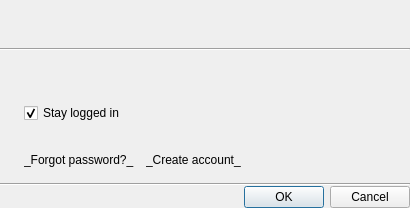
<?xml version="1.0" encoding="UTF-8"?>
<ui version="4.0">
 <class>ConnectToCloudDialog</class>
 <widget class="QDialog" name="ConnectToCloudDialog">
  <property name="geometry">
   <rect>
    <x>0</x>
    <y>0</y>
    <width>410</width>
    <height>208</height>
   </rect>
  </property>
  <property name="windowTitle">
   <string notr="true">&lt;Connect to Nx Cloud&gt;</string>
  </property>
  <layout class="QVBoxLayout" name="verticalLayout">
   <property name="spacing">
    <number>0</number>
   </property>
   <property name="leftMargin">
    <number>0</number>
   </property>
   <property name="topMargin">
    <number>0</number>
   </property>
   <property name="rightMargin">
    <number>0</number>
   </property>
   <property name="bottomMargin">
    <number>0</number>
   </property>
   <item>
    <widget class="QWidget" name="widget" native="true">
     <layout class="QHBoxLayout" name="horizontalLayout_2">
      <item>
       <widget class="QLabel" name="enterCloudAccountLabel">
        <property name="text">
         <string notr="true">&lt;Enter Cloud Account&gt;</string>
        </property>
       </widget>
      </item>
     </layout>
    </widget>
   </item>
   <item>
    <widget class="Line" name="line_2">
     <property name="orientation">
      <enum>Qt::Horizontal</enum>
     </property>
    </widget>
   </item>
   <item>
    <widget class="QWidget" name="credentialsWidget" native="true">
     <property name="sizePolicy">
      <sizepolicy hsizetype="Preferred" vsizetype="Fixed">
       <horstretch>0</horstretch>
       <verstretch>0</verstretch>
      </sizepolicy>
     </property>
     <layout class="QGridLayout" name="gridLayout" columnstretch="0,1">
      <property name="leftMargin">
       <number>16</number>
      </property>
      <property name="topMargin">
       <number>16</number>
      </property>
      <property name="rightMargin">
       <number>16</number>
      </property>
      <property name="bottomMargin">
       <number>16</number>
      </property>
      <property name="spacing">
       <number>8</number>
      </property>
      <item row="1" column="0" colspan="2">
       <widget class="nx::client::desktop::InputField" name="passwordInputField" native="true">
        <property name="minimumSize">
         <size>
          <width>0</width>
          <height>10</height>
         </size>
        </property>
        <property name="focusPolicy">
         <enum>Qt::StrongFocus</enum>
        </property>
       </widget>
      </item>
      <item row="4" column="0">
       <widget class="QWidget" name="spacer" native="true"/>
      </item>
      <item row="3" column="1">
       <widget class="QLabel" name="invalidCredentialsLabel">
        <property name="text">
         <string notr="true">&lt;Incorrect email or password&gt;</string>
        </property>
        <property name="wordWrap">
         <bool>true</bool>
        </property>
        <property name="openExternalLinks">
         <bool>true</bool>
        </property>
       </widget>
      </item>
      <item row="4" column="1">
       <widget class="QWidget" name="linksWidget" native="true">
        <layout class="QHBoxLayout" name="horizontalLayout_3">
         <property name="spacing">
          <number>12</number>
         </property>
         <property name="leftMargin">
          <number>0</number>
         </property>
         <property name="topMargin">
          <number>0</number>
         </property>
         <property name="rightMargin">
          <number>0</number>
         </property>
         <property name="bottomMargin">
          <number>0</number>
         </property>
         <item>
          <widget class="QLabel" name="forgotPasswordLabel">
           <property name="sizePolicy">
            <sizepolicy hsizetype="Maximum" vsizetype="Preferred">
             <horstretch>0</horstretch>
             <verstretch>0</verstretch>
            </sizepolicy>
           </property>
           <property name="focusPolicy">
            <enum>Qt::TabFocus</enum>
           </property>
           <property name="text">
            <string notr="true">_Forgot password?_</string>
           </property>
           <property name="textFormat">
            <enum>Qt::RichText</enum>
           </property>
           <property name="openExternalLinks">
            <bool>true</bool>
           </property>
           <property name="textInteractionFlags">
            <set>Qt::LinksAccessibleByKeyboard|Qt::LinksAccessibleByMouse</set>
           </property>
          </widget>
         </item>
         <item>
          <widget class="QLabel" name="createAccountLabel">
           <property name="focusPolicy">
            <enum>Qt::TabFocus</enum>
           </property>
           <property name="text">
            <string notr="true">_Create account_</string>
           </property>
           <property name="textFormat">
            <enum>Qt::RichText</enum>
           </property>
           <property name="openExternalLinks">
            <bool>true</bool>
           </property>
           <property name="textInteractionFlags">
            <set>Qt::LinksAccessibleByKeyboard|Qt::LinksAccessibleByMouse</set>
           </property>
          </widget>
         </item>
        </layout>
       </widget>
      </item>
      <item row="0" column="0" colspan="2">
       <widget class="nx::client::desktop::InputField" name="loginInputField" native="true">
        <property name="minimumSize">
         <size>
          <width>0</width>
          <height>10</height>
         </size>
        </property>
        <property name="focusPolicy">
         <enum>Qt::StrongFocus</enum>
        </property>
       </widget>
      </item>
      <item row="2" column="1">
       <widget class="QCheckBox" name="stayLoggedInCheckBox">
        <property name="text">
         <string>Stay logged in</string>
        </property>
        <property name="checked">
         <bool>true</bool>
        </property>
       </widget>
      </item>
     </layout>
    </widget>
   </item>
   <item>
    <widget class="Line" name="line">
     <property name="orientation">
      <enum>Qt::Horizontal</enum>
     </property>
    </widget>
   </item>
   <item>
    <widget class="QDialogButtonBox" name="buttonBox">
     <property name="focusPolicy">
      <enum>Qt::TabFocus</enum>
     </property>
     <property name="standardButtons">
      <set>QDialogButtonBox::Cancel|QDialogButtonBox::Ok</set>
     </property>
    </widget>
   </item>
  </layout>
 </widget>
 <customwidgets>
  <customwidget>
   <class>nx::client::desktop::InputField</class>
   <extends>QWidget</extends>
   <header location="global">nx/client/desktop/common/widgets/input_field.h</header>
   <container>1</container>
  </customwidget>
 </customwidgets>
 <tabstops>
  <tabstop>loginInputField</tabstop>
  <tabstop>passwordInputField</tabstop>
  <tabstop>stayLoggedInCheckBox</tabstop>
  <tabstop>forgotPasswordLabel</tabstop>
  <tabstop>createAccountLabel</tabstop>
 </tabstops>
 <resources/>
 <connections/>
</ui>
